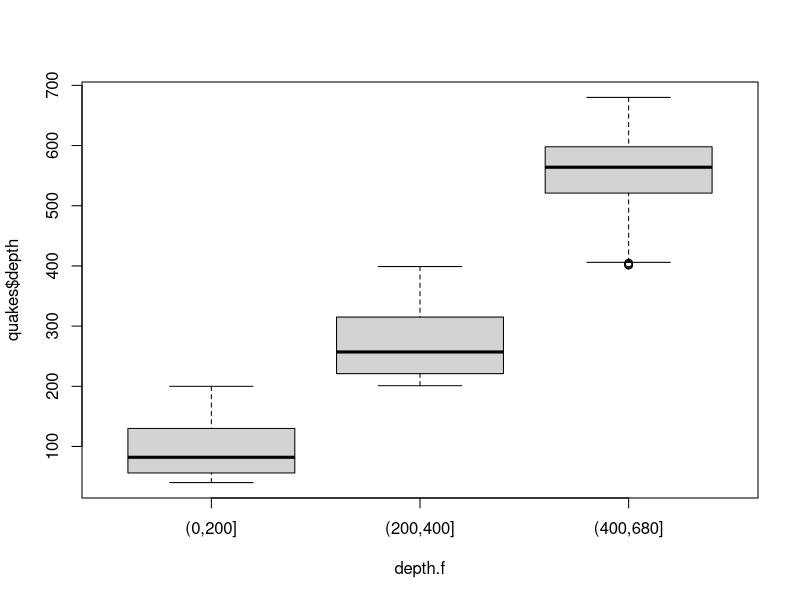
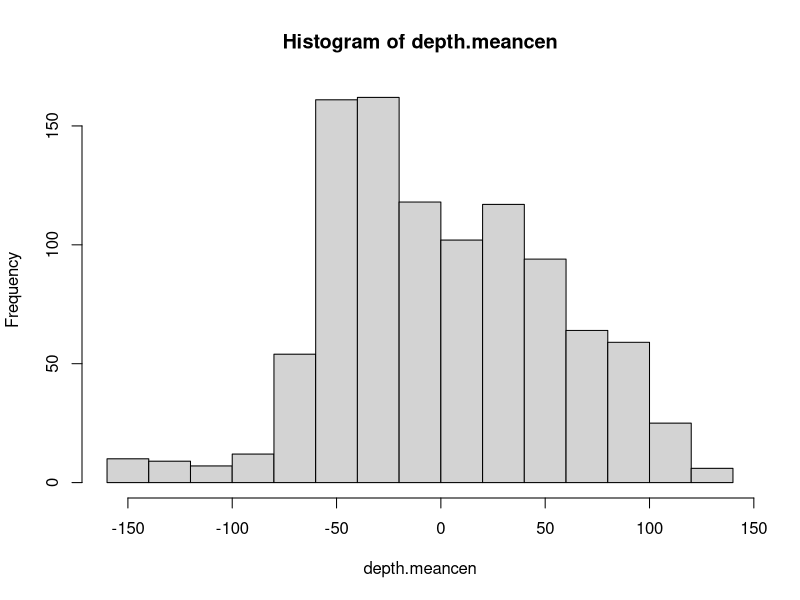
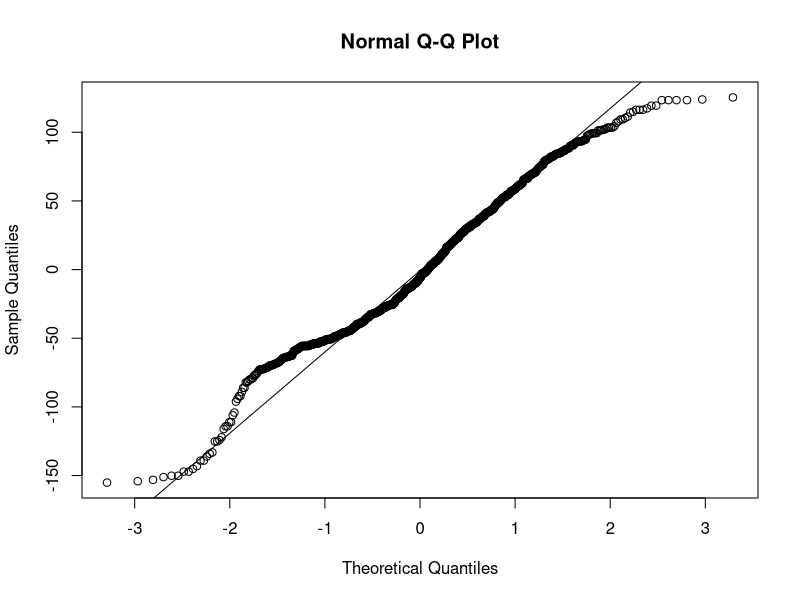
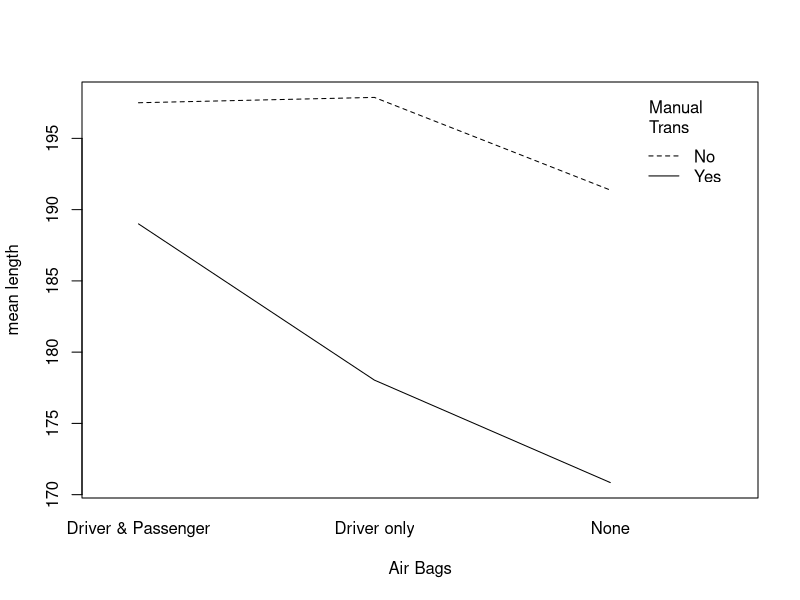

Write the R code that produced these figures, in order.
#First part
quakes

#a ----
depth.f<-cut(quakes$depth,breaks=c(0,200,400,680),include.lowest = F)

#b ----
#Check normality and variance for a Anova or Kruskal-Wallis Test

boxplot(quakes$depth~depth.f) # the bloxplot seems ok for the Variance.
depth.sd<-tapply(quakes$depth,depth.f,sd)
max(depth.sd)/min(depth.sd) # the rule of thumb is OK for equal variance.

depth.mean<-tapply(quakes$depth,depth.f,mean)
depth.meancen<-quakes$depth-depth.mean[as.numeric(depth.f)]
hist(depth.meancen)
qqnorm(depth.meancen)
qqline(depth.meancen)
#Assume the normality of the distribution per the quantil-quantile comparsion
#We can proceed with the ANOVA test.

#c ----
#Assume alpha= 0.01
# the hypotheses are h0 all mean are equal //HA: not all means are equal 
summary(aov(quakes$depth~depth.f))
#As the p is lesser then alpha, we can assume not all means are equal.

#d
library("MASS")
Cars93
cars.mean<-aggregate(Cars93$Length,
          by=list(Airbags=Cars93$AirBags,
                  ManualTransmission=Cars93$Man.trans.avail),
          FUN=mean)

#e
interaction.plot(cars.mean[,1],
                 cars.mean[,2],
                 response=cars.mean[,3],
                 xlab = "Air Bags",
                 ylab="mean length",
                 trace.label = "Manual\n   Trans")
#it appears to exist an interaction between Airbags and Manual transmission
#considering only these two variables.

#f
#Being the H0 the variables have no effect on each other
# and HA, at least one variable have effect on  the other.

summary(aov(Length~AirBags+Man.trans.avail+AirBags:Man.trans.avail,Cars93))

#There is not enouhgt statistical evidence to confirm the interactive effect.
#but we do have enought statistical evidence to confirm the Main effect of both 
# variables on the length.